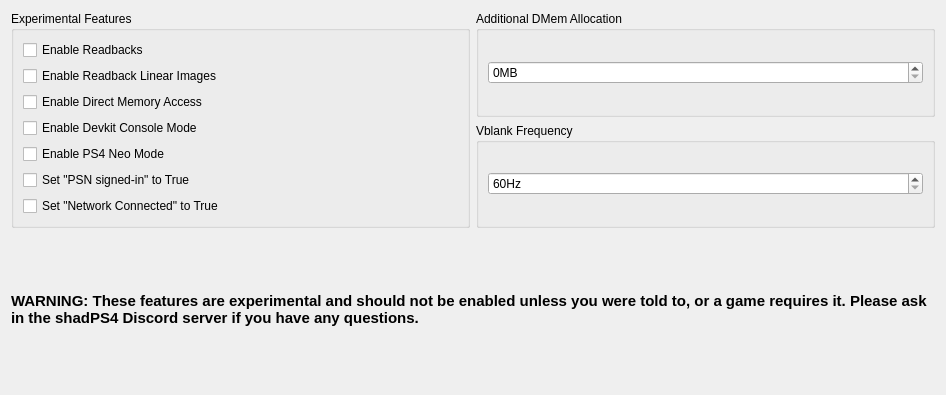
      <widget class="QWidget" name="experimentalTabContents">
       <property name="geometry">
        <rect>
         <x>0</x>
         <y>0</y>
         <width>946</width>
         <height>395</height>
        </rect>
       </property>
       <property name="sizePolicy">
        <sizepolicy hsizetype="Preferred" vsizetype="Maximum">
         <horstretch>0</horstretch>
         <verstretch>0</verstretch>
        </sizepolicy>
       </property>
       <layout class="QVBoxLayout" name="debugTabVLayout2" stretch="0">
        <item>
         <layout class="QVBoxLayout" name="experimentalVLayout">
          <item>
           <layout class="QHBoxLayout" name="experimentalHLayout">
            <item>
             <widget class="QGroupBox" name="experimentalGroupBox">
              <property name="sizePolicy">
               <sizepolicy hsizetype="Preferred" vsizetype="Preferred">
                <horstretch>0</horstretch>
                <verstretch>0</verstretch>
               </sizepolicy>
              </property>
              <property name="title">
               <string>Experimental Features</string>
              </property>
              <layout class="QVBoxLayout" name="verticalLayout_3">
               <property name="spacing">
                <number>6</number>
               </property>
               <property name="leftMargin">
                <number>9</number>
               </property>
               <property name="topMargin">
                <number>9</number>
               </property>
               <property name="rightMargin">
                <number>9</number>
               </property>
               <property name="bottomMargin">
                <number>9</number>
               </property>
               <item>
                <widget class="QCheckBox" name="readbacksCheckBox">
                 <property name="text">
                  <string>Enable Readbacks</string>
                 </property>
                </widget>
               </item>
               <item>
                <widget class="QCheckBox" name="readbackLinearImagesCheckBox">
                 <property name="text">
                  <string>Enable Readback Linear Images</string>
                 </property>
                </widget>
               </item>
               <item>
                <widget class="QCheckBox" name="dmaCheckBox">
                 <property name="text">
                  <string>Enable Direct Memory Access</string>
                 </property>
                </widget>
               </item>
               <item>
                <widget class="QCheckBox" name="devkitCheckBox">
                 <property name="text">
                  <string>Enable Devkit Console Mode</string>
                 </property>
                </widget>
               </item>
               <item>
                <widget class="QCheckBox" name="neoCheckBox">
                 <property name="text">
                  <string>Enable PS4 Neo Mode</string>
                 </property>
                </widget>
               </item>
               <item>
                <widget class="QCheckBox" name="psnSignInCheckBox">
                 <property name="text">
                  <string>Set &quot;PSN signed-in&quot; to True</string>
                 </property>
                </widget>
               </item>
               <item>
                <widget class="QCheckBox" name="networkConnectedCheckBox">
                 <property name="text">
                  <string>Set &quot;Network Connected&quot; to True</string>
                 </property>
                </widget>
               </item>
              </layout>
             </widget>
            </item>
            <item>
             <layout class="QVBoxLayout" name="verticalLayout_10">
              <item>
               <widget class="QGroupBox" name="dmemGroupBox">
                <property name="title">
                 <string>Additional DMem Allocation</string>
                </property>
                <layout class="QVBoxLayout" name="verticalLayout_4">
                 <item>
                  <widget class="QSpinBox" name="dmemSpinBox">
                   <property name="frame">
                    <bool>true</bool>
                   </property>
                   <property name="alignment">
                    <set>Qt::AlignmentFlag::AlignLeading|Qt::AlignmentFlag::AlignLeft|Qt::AlignmentFlag::AlignVCenter</set>
                   </property>
                   <property name="specialValueText">
                    <string/>
                   </property>
                   <property name="accelerated">
                    <bool>true</bool>
                   </property>
                   <property name="correctionMode">
                    <enum>QAbstractSpinBox::CorrectionMode::CorrectToNearestValue</enum>
                   </property>
                   <property name="keyboardTracking">
                    <bool>false</bool>
                   </property>
                   <property name="suffix">
                    <string notr="true">MB</string>
                   </property>
                   <property name="minimum">
                    <number>0</number>
                   </property>
                   <property name="maximum">
                    <number>100000</number>
                   </property>
                   <property name="value">
                    <number>0</number>
                   </property>
                  </widget>
                 </item>
                </layout>
               </widget>
              </item>
              <item>
               <widget class="QGroupBox" name="heightDivider">
                <property name="title">
                 <string>Vblank Frequency</string>
                </property>
                <layout class="QVBoxLayout" name="vblankLayout">
                 <item>
                  <widget class="QSpinBox" name="vblankSpinBox">
                   <property name="frame">
                    <bool>true</bool>
                   </property>
                   <property name="alignment">
                    <set>Qt::AlignmentFlag::AlignLeading|Qt::AlignmentFlag::AlignLeft|Qt::AlignmentFlag::AlignVCenter</set>
                   </property>
                   <property name="specialValueText">
                    <string/>
                   </property>
                   <property name="accelerated">
                    <bool>true</bool>
                   </property>
                   <property name="correctionMode">
                    <enum>QAbstractSpinBox::CorrectionMode::CorrectToNearestValue</enum>
                   </property>
                   <property name="keyboardTracking">
                    <bool>false</bool>
                   </property>
                   <property name="suffix">
                    <string notr="true">Hz</string>
                   </property>
                   <property name="minimum">
                    <number>60</number>
                   </property>
                   <property name="maximum">
                    <number>9999</number>
                   </property>
                   <property name="value">
                    <number>60</number>
                   </property>
                  </widget>
                 </item>
                </layout>
               </widget>
              </item>
             </layout>
            </item>
           </layout>
          </item>
          <item>
           <layout class="QHBoxLayout" name="horizontalLayout_11">
            <item>
             <widget class="QLabel" name="ExperimentalLabel">
              <property name="sizeIncrement">
               <size>
                <width>0</width>
                <height>0</height>
               </size>
              </property>
              <property name="baseSize">
               <size>
                <width>0</width>
                <height>0</height>
               </size>
              </property>
              <property name="font">
               <font>
                <pointsize>11</pointsize>
                <bold>true</bold>
               </font>
              </property>
              <property name="text">
               <string>WARNING: These features are experimental and should not be enabled unless you were told to, or a game requires it. Please ask in the shadPS4 Discord server if you have any questions.</string>
              </property>
              <property name="scaledContents">
               <bool>false</bool>
              </property>
              <property name="alignment">
               <set>Qt::AlignmentFlag::AlignLeading|Qt::AlignmentFlag::AlignLeft|Qt::AlignmentFlag::AlignVCenter</set>
              </property>
              <property name="wordWrap">
               <bool>true</bool>
              </property>
              <property name="margin">
               <number>20</number>
              </property>
              <property name="indent">
               <number>-1</number>
              </property>
             </widget>
            </item>
           </layout>
          </item>
         </layout>
        </item>
       </layout>
      </widget>
